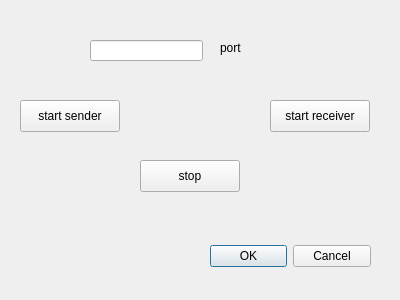
<?xml version="1.0" encoding="UTF-8"?>
<ui version="4.0">
 <class>Syncsetup</class>
 <widget class="QDialog" name="Syncsetup">
  <property name="geometry">
   <rect>
    <x>0</x>
    <y>0</y>
    <width>400</width>
    <height>300</height>
   </rect>
  </property>
  <property name="windowTitle">
   <string>Dialog</string>
  </property>
  <widget class="QDialogButtonBox" name="buttonBox">
   <property name="geometry">
    <rect>
     <x>210</x>
     <y>240</y>
     <width>161</width>
     <height>32</height>
    </rect>
   </property>
   <property name="orientation">
    <enum>Qt::Horizontal</enum>
   </property>
   <property name="standardButtons">
    <set>QDialogButtonBox::Cancel|QDialogButtonBox::Ok</set>
   </property>
  </widget>
  <widget class="QPushButton" name="startSenderButton">
   <property name="geometry">
    <rect>
     <x>20</x>
     <y>100</y>
     <width>100</width>
     <height>32</height>
    </rect>
   </property>
   <property name="text">
    <string>start sender</string>
   </property>
  </widget>
  <widget class="QLineEdit" name="portEdit">
   <property name="geometry">
    <rect>
     <x>90</x>
     <y>40</y>
     <width>113</width>
     <height>21</height>
    </rect>
   </property>
  </widget>
  <widget class="QPushButton" name="startReceiverButton">
   <property name="geometry">
    <rect>
     <x>270</x>
     <y>100</y>
     <width>100</width>
     <height>32</height>
    </rect>
   </property>
   <property name="text">
    <string>start receiver</string>
   </property>
  </widget>
  <widget class="QPushButton" name="stopButton">
   <property name="geometry">
    <rect>
     <x>140</x>
     <y>160</y>
     <width>100</width>
     <height>32</height>
    </rect>
   </property>
   <property name="text">
    <string>stop</string>
   </property>
  </widget>
  <widget class="QLabel" name="label">
   <property name="geometry">
    <rect>
     <x>220</x>
     <y>40</y>
     <width>31</width>
     <height>16</height>
    </rect>
   </property>
   <property name="text">
    <string>port</string>
   </property>
  </widget>
 </widget>
 <resources/>
 <connections>
  <connection>
   <sender>buttonBox</sender>
   <signal>accepted()</signal>
   <receiver>Syncsetup</receiver>
   <slot>accept()</slot>
   <hints>
    <hint type="sourcelabel">
     <x>248</x>
     <y>254</y>
    </hint>
    <hint type="destinationlabel">
     <x>157</x>
     <y>274</y>
    </hint>
   </hints>
  </connection>
  <connection>
   <sender>buttonBox</sender>
   <signal>rejected()</signal>
   <receiver>Syncsetup</receiver>
   <slot>reject()</slot>
   <hints>
    <hint type="sourcelabel">
     <x>316</x>
     <y>260</y>
    </hint>
    <hint type="destinationlabel">
     <x>286</x>
     <y>274</y>
    </hint>
   </hints>
  </connection>
 </connections>
</ui>
